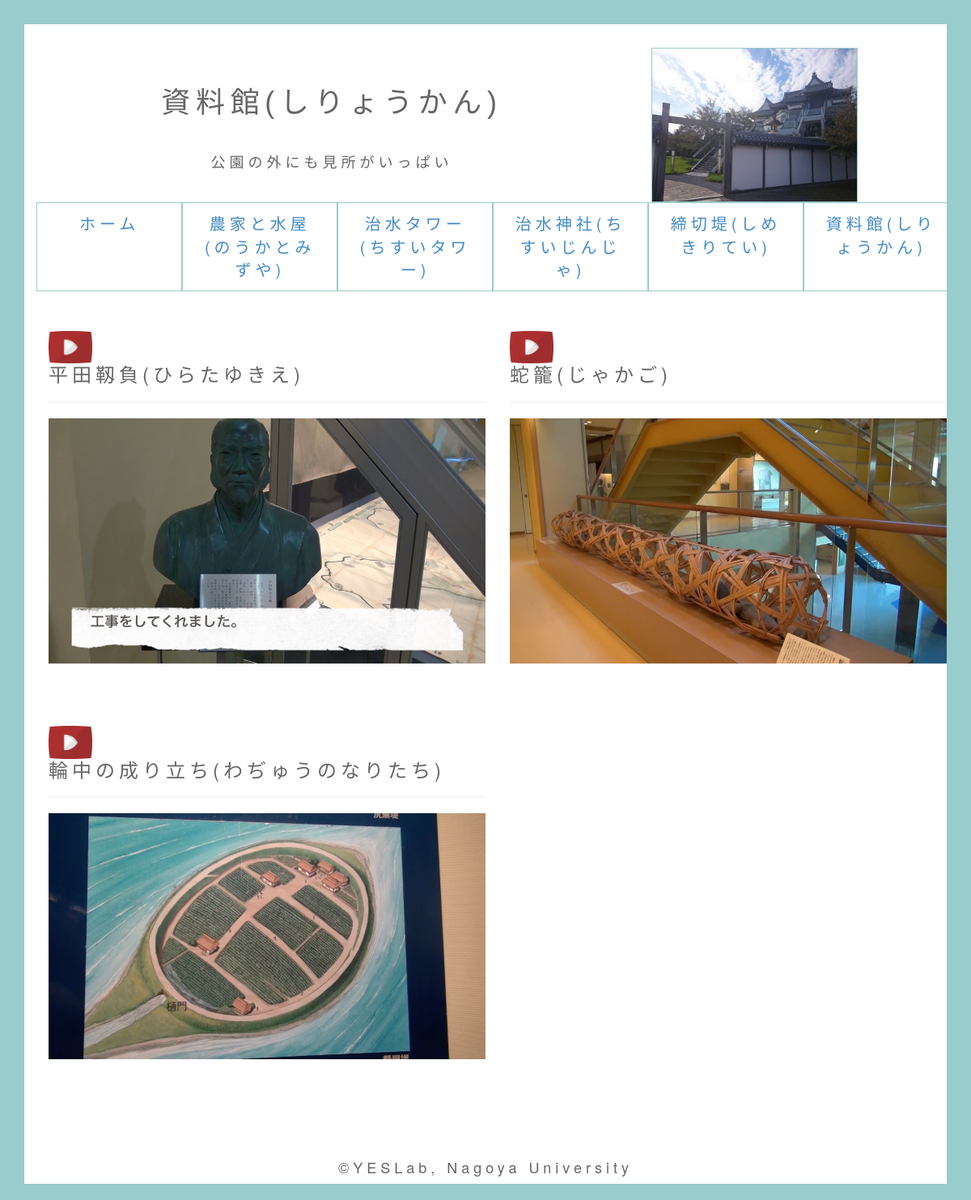
The app's page /spot.php?id=8 with its own data.
### tables this page shows
CREATE TABLE `kiso_spot` (
  `id` int(11) NOT NULL,
  `spot_id` int(11) NOT NULL,
  `spot_name` text NOT NULL,
  `spot_photo` text NOT NULL,
  `spot_icon` text NOT NULL,
  `spot_text` text NOT NULL,
  `spot_boolean` tinyint(1) NOT NULL,
  `spot_created` datetime NOT NULL,
  `spot_modified` timestamp NOT NULL DEFAULT CURRENT_TIMESTAMP ON UPDATE CURRENT_TIMESTAMP
);

CREATE TABLE `kiso_movie` (
  `movie_id` int(11) NOT NULL,
  `spot_id` int(11) NOT NULL,
  `movie_path` text NOT NULL,
  `movie_img` text NOT NULL,
  `movie_title` text NOT NULL,
  `movie_boolean` tinyint(1) NOT NULL,
  `movie_created` datetime NOT NULL,
  `movie_modified` timestamp NOT NULL DEFAULT CURRENT_TIMESTAMP ON UPDATE CURRENT_TIMESTAMP
);

### spot.php (the view, shortened to what this page needs)
<?php
require('dbconnect.php');
$db = mysql_connect($DBSERVER, $DBUSER, $DBPASSWORD) or die(mysql_error());
?>
<?php
$id = $_GET['id'];
$recordSet = mysql_query("SELECT * FROM kiso_spot WHERE spot_id ='$id'",$db);
$data = mysql_fetch_assoc($recordSet);
$recordSetMovie = mysql_query("SELECT * FROM kiso_movie WHERE  movie_boolean=1 AND spot_id='$id'", $db);
?>
<!DOCTYPE html>
<html lang="ja">
<head>
	<link href="css/bootstrap.min.css" rel="stylesheet">
	<link href="//netdna.bootstrapcdn.com/bootstrap/3.0.0/css/bootstrap-glyphicons.css" rel="stylesheet">
	<link href="css/spotstyle.css" rel="stylesheet" type="text/css">
</head>
<body>
<header>
	<div class="text-center">
	<div id="box" class="col-xs-8">
	<br />
	<br />
		<h2><?php echo $data['spot_name'];?></h2><br />
		<h4><?php echo $data['spot_text'];?></h4>
	</div>
<br />
	<div class="col-xs-3">
		<div id="photoimg"><img src="photo/<?php echo $data['spot_photo'];?>.jpg"width="100%"></div>
	</div>
	<div class="col-xs-1">
	</div>
	</div>
</header>
<div class="container">
	<ul class="nav nav-justified">
		<li><a href="../kiso_guide2.0">ホーム</a></li>
		<li><a href="spot.php?id=1">農家と水屋(のうかとみずや)</a></li>
		<li><a href="spot.php?id=2">治水タワー(ちすいタワー)</a></li>
		<li><a href="spot.php?id=5">治水神社(ちすいじんじゃ)</a></li>
		<li><a href="spot.php?id=6">締切堤(しめきりてい)</a></li>
		<li><a href="spot.php?id=8">資料館(しりょうかん)</a></li>
	</ul><br />
	<div class="text-left">
		<?php
			while($movie_data = mysql_fetch_assoc($recordSetMovie)){
		?>
			<div id="movie" class="col-xs-6">
				<h3><img src="icon/movie.png" width=10% class="img-responsive"><?php echo $movie_data['movie_title'];?></h3>
				<hr>
				<a href="play.php?id=<?php echo $movie_data['movie_id'];?>">
				<img src="movie_photo/<?php echo $movie_data['movie_img'];?>.jpg" class="img-responsive" width="100%">
				</a>
				<br />
				<br />
			</div>
		<?php
			}
		?>
	</div>
</div>
<br />
<br />
<footer>
	<h4 class="text-center">&copy;YESLab, Nagoya University</h4>
</footer>
</body>
</html>

### css/spotstyle.css (style rules this page uses)
body { font-size: 20px; color: #666666; letter-spacing: 5px; border: 30px solid#99CCCC }
h2 { font-family:"07YasashisaAntique","MS Pゴシック",sans-serif; font-size: 180%; letter-spacing: 5pt; margin-bottom: 5px; }
li { padding: 1px; border: 1px solid#99CCCC }
#photoimg { border: solid 1px #99CCCC; }

### records on screen
kiso_spot: spot_name "資料館(しりょうかん)", spot_text "公園の外にも見所がいっぱい", spot_photo (picture)
kiso_movie: movie_title "平田靱負(ひらたゆきえ)", movie_img (picture)
kiso_movie: movie_title "蛇籠(じゃかご)", movie_img (picture)
kiso_movie: movie_title "輪中の成り立ち(わぢゅうのなりたち)", movie_img (picture)
